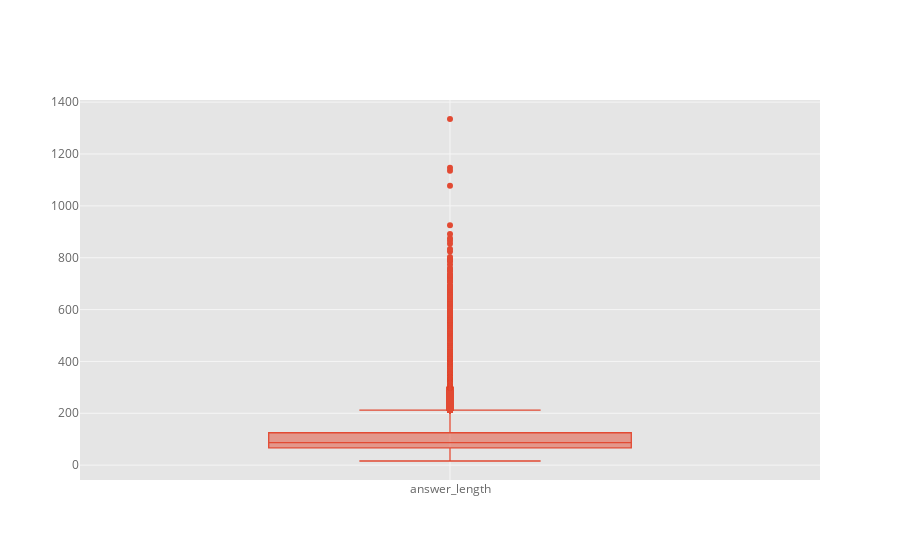

The notebook cell this image was saved under:
### Markdown cell above
The distribution is skewed to the right! This means that the mean length is bigger than the median length. Besides, the data points on the right side of the distribution are 'invisible' which tells us that they can be outliers! Let's use a box plot to see the 'suspectedoutliers' points.

### Code cell
# Box plot of the length of answres with suspectedoutliers as argument
l2a[['answer_length']].iplot(kind='box', mode='lines', boxpoints = 'suspectedoutliers')

### Figure 1 — Plotly figure (JSON) as saved in the notebook; plotly's stock layout.template omitted (floating-point values rounded to 4 significant figures; data arrays with more than 128 entries replaced by an {"elided": "..."} marker saying what was removed)
{"data": [{"boxpoints": "suspectedoutliers", "line": {"width": 1.3}, "marker": {"color": "rgba(226, 74, 51, 1.0)"}, "name": "answer_length", "orientation": "v", "type": "box", "uid": "08eada76-6423-416a-b7fd-5cc9a472a774", "y": {"elided": "27413 int values"}}], "layout": {"legend": {"bgcolor": "#FFFFFF", "font": {"color": "#666666"}}, "paper_bgcolor": "#FFFFFF", "plot_bgcolor": "#E5E5E5", "title": {"font": {"color": "#151516"}}, "xaxis": {"gridcolor": "#F6F6F6", "showgrid": true, "tickfont": {"color": "#666666"}, "title": {"font": {"color": "#666666"}, "text": ""}, "zerolinecolor": "#F6F6F6"}, "yaxis": {"gridcolor": "#F6F6F6", "showgrid": true, "tickfont": {"color": "#666666"}, "title": {"font": {"color": "#666666"}, "text": ""}, "zerolinecolor": "#F6F6F6"}}}
